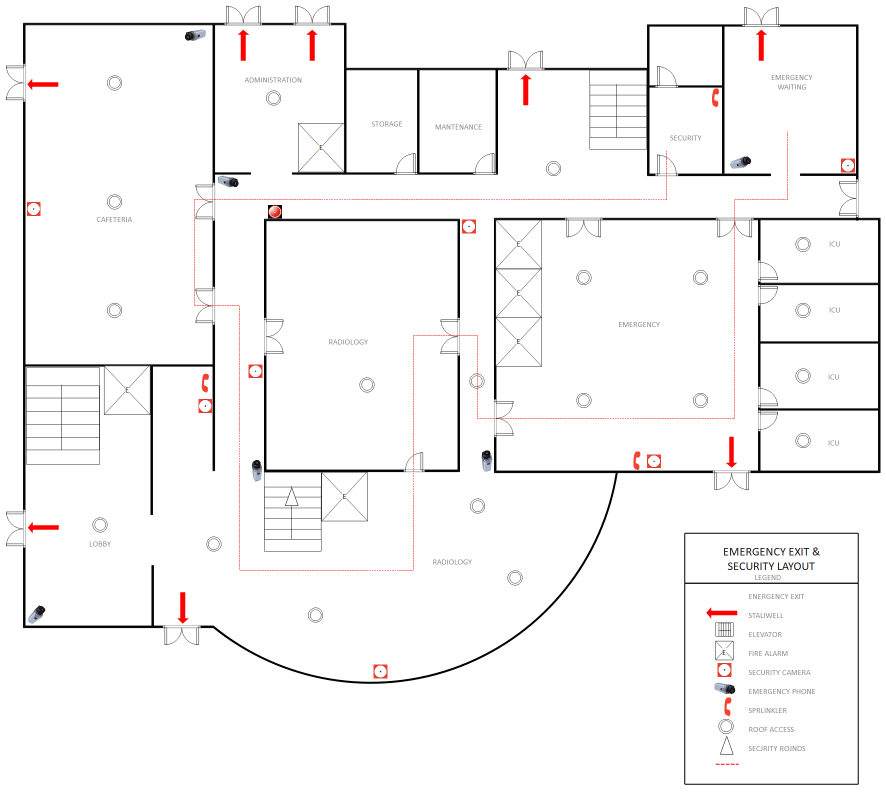
#> input picture Vis_Gym/example6.png, 1772 x 1586 px (shown at 1/2 size)
$ python -i gridworld_converter.py   (imports and definitions only)
#> lines starting #> are read from the running program, lines starting #| are printed output that depends on the picture; after the words box and inside, x2 and y2 are one past the last pixel; in counts of white or black regions, pixels touching at a corner belong together
import cv2
import numpy as np
import matplotlib.pyplot as plt

def grid_convert(imageName, scale=1):
    # Load the Image
#> called with imageName = 'example6.png', scale = 1
    image = cv2.imread(imageName, cv2.IMREAD_COLOR)
#> image is the input picture: shape (1586, 1772, 3); mean B, G, R 246.2, 246.2, 247.3

    # Convert the Image to Grayscale
    gray = cv2.cvtColor(image, cv2.COLOR_BGR2GRAY)

    # Apply Binary Thresholding
    _, thresh = cv2.threshold(gray, 2, 255, cv2.THRESH_BINARY_INV)
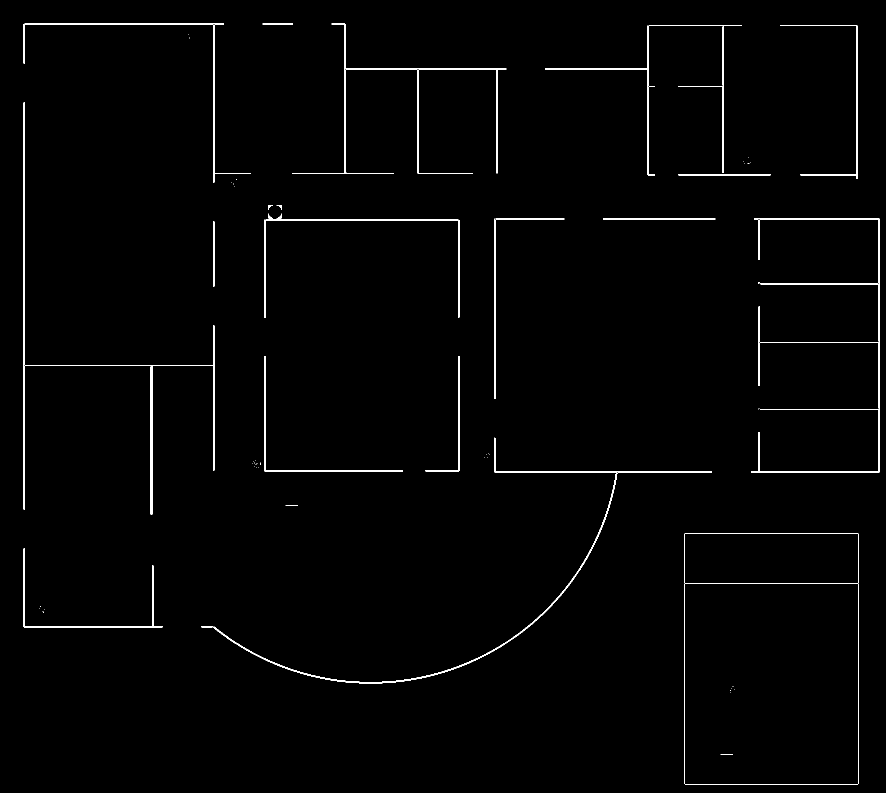
#> thresh: shape (1586, 1772) (shown at 1/2 size); 1.3% white; 68 white regions (39 under 20 px)

    # Detect Contours
    contours, _ = cv2.findContours(thresh, cv2.RETR_EXTERNAL, cv2.CHAIN_APPROX_SIMPLE)
#> contours = 62 contours, 35 with area under 20; largest, box (x1, y1, x2, y2) and area: (1369, 1066, 1717, 1569) 174190, (47, 205, 429, 1029) 3374, (426, 875, 1424, 1367) 3194, (1502, 436, 1760, 945) 2943, (585, 47, 1013, 348) 1555

    # Create an Empty Gridworld Matrix with scaled dimensions
    height, width = gray.shape
#> height = 1586; width = 1772
    scaled_height = height // scale
#> scaled_height = 1586
    scaled_width = width // scale
#> scaled_width = 1772
    gridworld = np.zeros((scaled_height, scaled_width), dtype=np.uint8)

    # Draw contours on the gridworld matrix
    for cnt in contours:
        scaled_cnt = cnt // scale
        cv2.drawContours(gridworld, [scaled_cnt], -1, (255), thickness=cv2.FILLED)
#> this loop made 62 passes
#> scaled_cnt on passes 2, 3, 4, 5, 6, 9, 10, 11, 12, 13, 14, 15: [[87, 1223], [87, 1224], [86, 1225], [87, 1224]], [[85, 1222]], [[89, 1219]], [[79, 1217]], [[80, 1212], [81, 1212]], [[571, 1011], [595, 1011]], [[516, 934]], [[513, 934]], [[508, 933]], [[511, 928]], [[515, 927]], [[513, 927], [513, 928]]
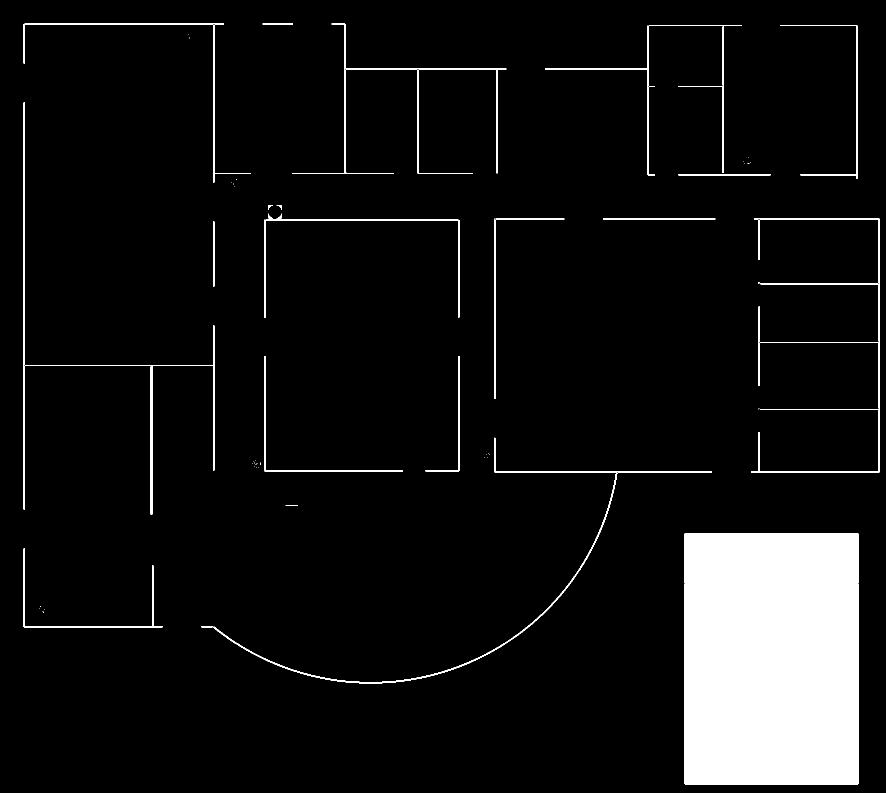
#> gridworld: shape (1586, 1772) (shown at 1/2 size); 7.5% white; 62 white regions (34 under 20 px), largest, box (x1, y1, x2, y2) and area: (1369, 1066, 1717, 1569) 175038, (47, 205, 429, 1029) 5153, (1502, 436, 1760, 945) 4906

    # Apply dilation to thicken the borders and close holes
    kernel = np.ones((2, 2), np.uint8)
    dilated_gridworld = cv2.dilate(gridworld, kernel, iterations=1)
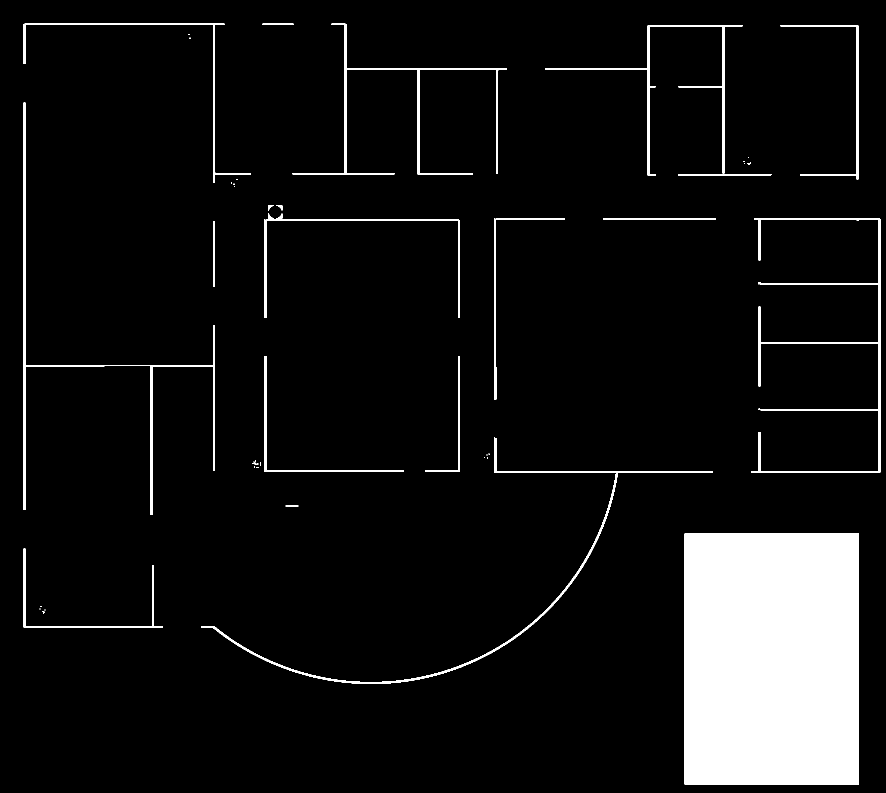
#> dilated_gridworld: shape (1586, 1772) (shown at 1/2 size); 8% white; 47 white regions (24 under 20 px)

    # Find contours in the dilated image
    contours, _ = cv2.findContours(dilated_gridworld, cv2.RETR_EXTERNAL, cv2.CHAIN_APPROX_SIMPLE)
#> contours = 47 contours, 25 with area under 20; largest, box (x1, y1, x2, y2) and area: (1369, 1066, 1718, 1570) 175042, (1502, 436, 1761, 946) 5195, (47, 205, 430, 1030) 5162, (403, 875, 1425, 1368) 5120, (585, 47, 1014, 349) 3468

    # Filter contours by area and remove small and large ones
    min_area = 400 // (scale ** 2)  # scale the area thresholds
    max_area = 20000 // (scale ** 2)
    filtered_contours = [cnt for cnt in contours if min_area < cv2.contourArea(cnt) < max_area]
#> filtered_contours = 14 contours; largest, box (x1, y1, x2, y2) and area: (1502, 436, 1761, 946) 5195, (47, 205, 430, 1030) 5162, (403, 875, 1425, 1368) 5120, (585, 47, 1014, 349) 3468, (1090, 50, 1485, 352) 2808

    # Create a cleaned gridworld matrix
    cleaned_gridworld = np.zeros((scaled_height, scaled_width), dtype=np.uint8)
    cv2.drawContours(cleaned_gridworld, filtered_contours, -1, (255), thickness=cv2.FILLED)
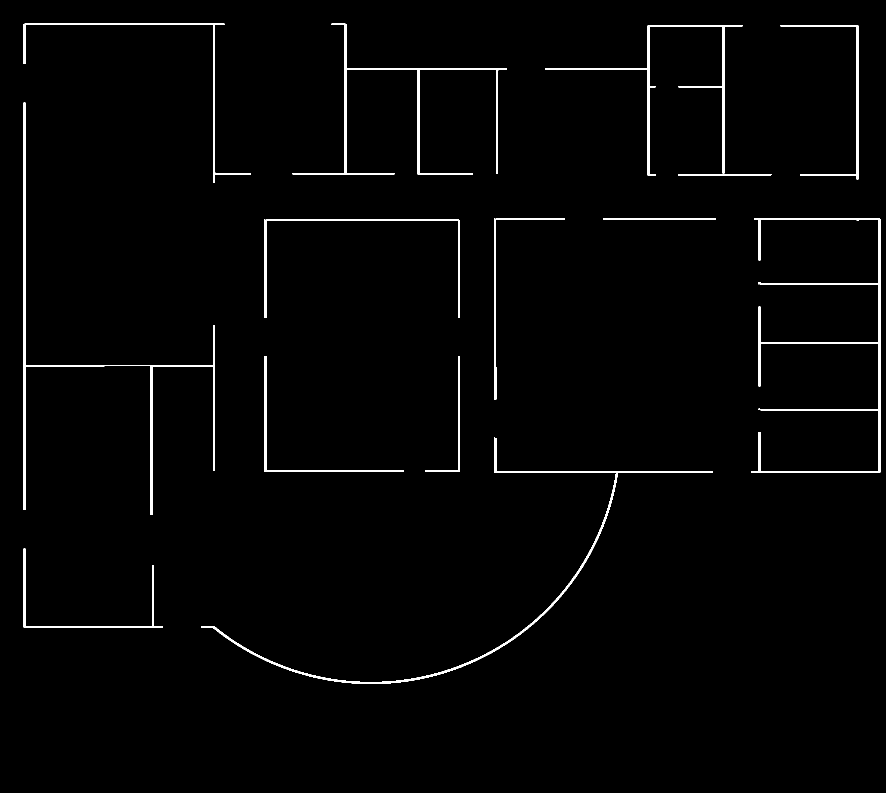
#> cleaned_gridworld: shape (1586, 1772) (shown at 1/2 size); 1.7% white; 14 white regions, largest, box (x1, y1, x2, y2) and area: (1502, 436, 1761, 946) 7241, (47, 205, 430, 1030) 6942, (403, 875, 1425, 1368) 6590

    return cleaned_gridworld

>>> result = grid_convert('example6.png')
